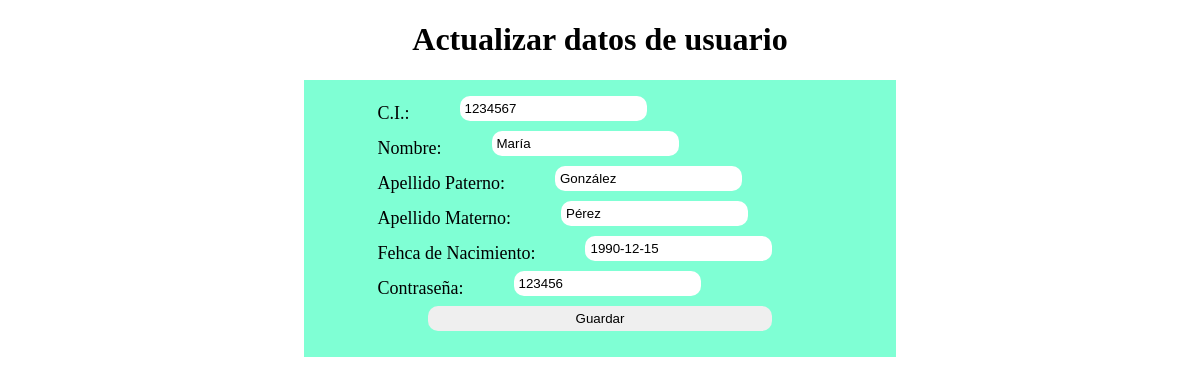
Page /pregunta_2/operaciones/cliente/editar.php?id=1234567 on the committed database.
### tables this page shows
CREATE TABLE `usuario` (
  `id_usuario_ci` int NOT NULL,
  `nombre` varchar(45) NOT NULL,
  `apellido_pat` varchar(45) DEFAULT NULL,
  `apellido_mat` varchar(45) DEFAULT NULL,
  `fecha_nacimiento` date NOT NULL,
  `contraseña` varchar(45) NOT NULL,
  PRIMARY KEY (`id_usuario_ci`)
);

### pregunta_2/operaciones/cliente/editar.php (the view, shortened to what this page needs)
<!doctype html>
<html lang="en">
<head>
    <link href="./css/editar.css" rel="stylesheet" type="text/css">
</head>
<body>
    <?php
    include "../../conexion.inc.php";
    $id = $_GET["id"];
    $sql = "select * from usuario where id_usuario_ci=" . $id;
    $resultado = mysqli_query($con, $sql);
    $fila = mysqli_fetch_array($resultado);
    ?>
    <h1>Actualizar datos de usuario</h1>
    <form id="editar_usuario" method="GET" action="editarg.php">
        <div>
            C.I.:
            <input type="text" name="id_usuario_ci" value="<?php echo $fila['id_usuario_ci']; ?>" />
        </div>
        <div>
            Nombre:
            <input type="text" name="nombre" value="<?php echo $fila['nombre']; ?>" />
        </div>
        <div>
            Apellido Paterno:
            <input type="text" name="apellido_pat" value="<?php echo $fila['apellido_pat']; ?>" />
        </div>
        <div>
            Apellido Materno:
            <input type="text" name="apellido_mat" value="<?php echo $fila['apellido_mat']; ?>" />
        </div>
        <div>
            Fehca de Nacimiento:
            <input type="text" name="fecha_nacimiento" value="<?php echo $fila['fecha_nacimiento']; ?>" />
        </div>
        <div>
            Contraseña:
            <input type="text" name="contraseña" value="<?php echo $fila['contraseña']; ?>" />
        </div>
        <input id="guardar" type="submit" name="guardar" value="Guardar" />
    </form>
</body>
</html>

### pregunta_2/operaciones/cliente/css/editar.css (style rules this page uses)
h1 { text-align: center; }
#editar_usuario { margin-left: 25%; margin-right: 25%; padding: 16px; display: grid; justify-content: center; align-items: center; background-color: aquamarine; font-weight: normal; font-size: 18px; }
#editar_usuario div { display: flex; align-items: center; }
#editar_usuario input { margin-bottom: 10px; margin-left: 50px; margin-right: 50px; padding: 5px; border-radius: 10px; border-style: none; }

### rows in the picture
usuario: id_usuario_ci "1234567", nombre "María", apellido_pat "González", apellido_mat "Pérez", fecha_nacimiento "1990-12-15", contraseña "123456"
